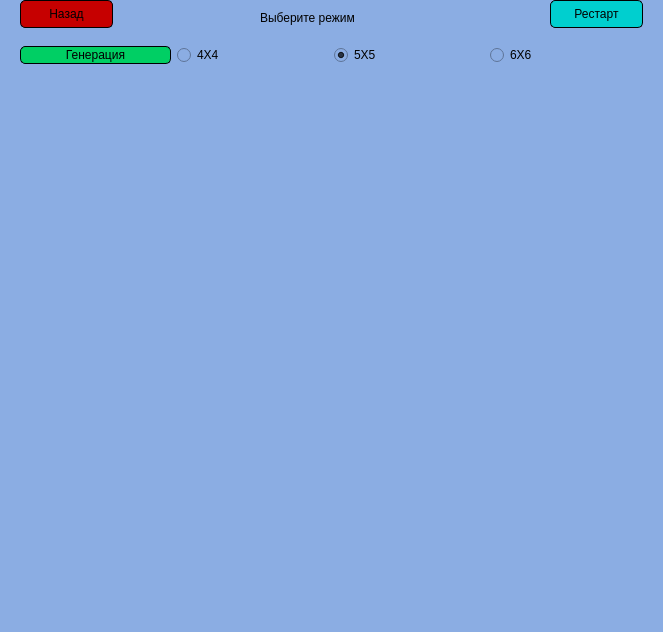
<?xml version="1.0" encoding="UTF-8"?>
<ui version="4.0">
 <class>MainWindow</class>
 <widget class="QMainWindow" name="MainWindow">
  <property name="geometry">
   <rect>
    <x>0</x>
    <y>0</y>
    <width>663</width>
    <height>632</height>
   </rect>
  </property>
  <property name="windowTitle">
   <string>MainWindow</string>
  </property>
  <property name="styleSheet">
   <string notr="true">
background-color: rgb(139, 173, 227);</string>
  </property>
  <widget class="QWidget" name="centralwidget">
   <widget class="QWidget" name="horizontalLayoutWidget">
    <property name="geometry">
     <rect>
      <x>20</x>
      <y>30</y>
      <width>621</width>
      <height>51</height>
     </rect>
    </property>
    <layout class="QHBoxLayout" name="horizontalLayout">
     <item>
      <widget class="QPushButton" name="btn_gener">
       <property name="styleSheet">
        <string notr="true">background-color:rgb(0, 207, 100);
border-style: outset;
border-width: 1px;
border-radius: 5px;
border-color: black;
padding: 1px;
</string>
       </property>
       <property name="text">
        <string>Генерация</string>
       </property>
      </widget>
     </item>
     <item>
      <widget class="QRadioButton" name="rb4">
       <property name="text">
        <string>4X4</string>
       </property>
      </widget>
     </item>
     <item>
      <widget class="QRadioButton" name="rb5">
       <property name="text">
        <string>5X5</string>
       </property>
       <property name="checked">
        <bool>true</bool>
       </property>
      </widget>
     </item>
     <item>
      <widget class="QRadioButton" name="rb6">
       <property name="text">
        <string>6X6</string>
       </property>
      </widget>
     </item>
    </layout>
   </widget>
   <widget class="QLabel" name="label">
    <property name="geometry">
     <rect>
      <x>260</x>
      <y>10</y>
      <width>101</width>
      <height>16</height>
     </rect>
    </property>
    <property name="text">
     <string>Выберите режим</string>
    </property>
   </widget>
   <widget class="QPushButton" name="btn_revers">
    <property name="geometry">
     <rect>
      <x>20</x>
      <y>0</y>
      <width>93</width>
      <height>28</height>
     </rect>
    </property>
    <property name="styleSheet">
     <string notr="true">border-style: outset;
background-color: rgb(198, 0, 0);
border-width: 1px;
border-radius: 5px;
border-color: black;
padding: 1px;

</string>
    </property>
    <property name="text">
     <string>Назад</string>
    </property>
   </widget>
   <widget class="QPushButton" name="btn_restart">
    <property name="geometry">
     <rect>
      <x>550</x>
      <y>0</y>
      <width>93</width>
      <height>28</height>
     </rect>
    </property>
    <property name="styleSheet">
     <string notr="true">background-color: rgb(0, 207, 207);
border-style: outset;
border-width: 1px;
border-radius: 5px;
border-color: black;
padding: 1px;
</string>
    </property>
    <property name="text">
     <string>Рестарт</string>
    </property>
   </widget>
   <widget class="QLabel" name="lb_clear">
    <property name="enabled">
     <bool>true</bool>
    </property>
    <property name="geometry">
     <rect>
      <x>20</x>
      <y>90</y>
      <width>891</width>
      <height>601</height>
     </rect>
    </property>
    <property name="text">
     <string/>
    </property>
   </widget>
  </widget>
  <widget class="QMenuBar" name="menubar">
   <property name="geometry">
    <rect>
     <x>0</x>
     <y>0</y>
     <width>663</width>
     <height>26</height>
    </rect>
   </property>
  </widget>
  <widget class="QStatusBar" name="statusbar"/>
 </widget>
 <resources/>
 <connections/>
</ui>
